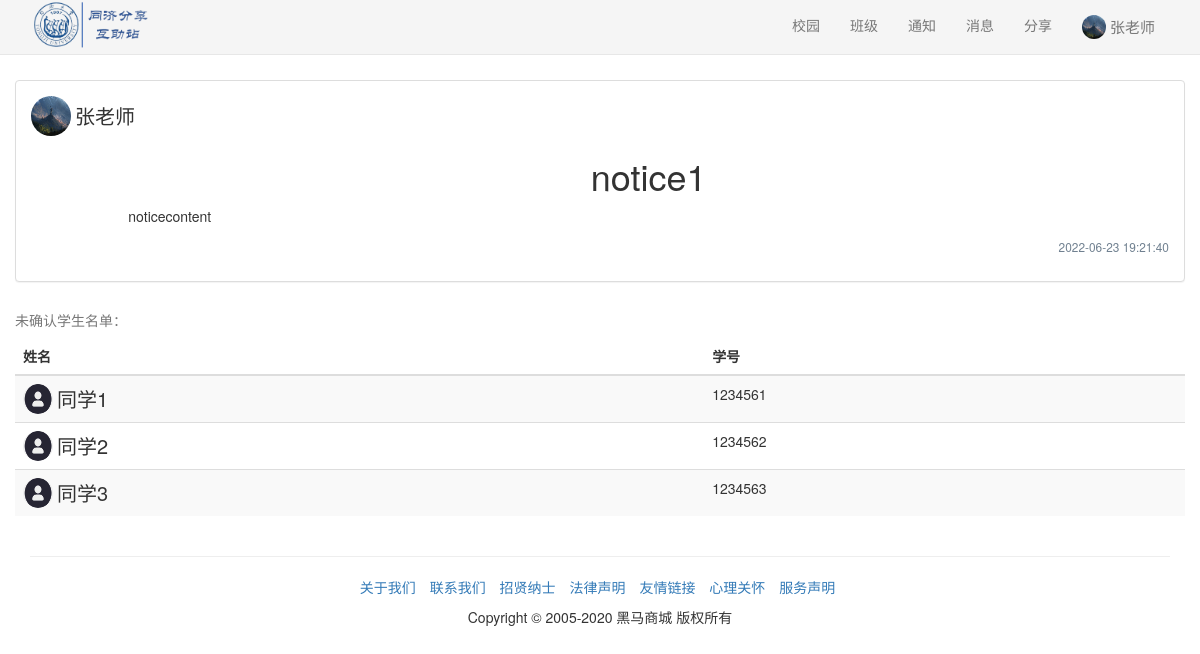
Screenshot of /myclass/1/notice/1 (signed in) with the database file from the repository.
### sql.py (models this page shows, shortened)
class User(UserMixin,db.Model):
    id = db.Column(db.Integer, primary_key=True)  # 主键，学号
    name = db.Column(db.String(20))  # 名字
    password=db.Column(db.String(128)) #密码
    intro=db.Column(db.Text)#个人介绍
    auth=db.Column(db.String(20))#权限
    dormitory=db.Column(db.String(20))#宿舍名
    class_id = db.Column(db.Integer, db.ForeignKey('class_room.id'))#对应的班级
    user_post=db.relationship('post',backref='user_post')#发的帖子
    user_post_comments = db.relationship('post_comment', backref='user_post_comments')#发的评论
    user_notice = db.relationship('notice', backref='user_post')  # 发的帖子
    user_chat_room = db.relationship("chatroom", secondary=user_room,backref=db.backref('user_create', lazy="dynamic")) # 用户对应的聊天室

class notice(db.Model):
    id=db.Column(db.Integer, primary_key=True)
    publish_user_name=db.Column(db.String(20))
    head=db.Column(db.Text)
    notice_content=db.Column(db.Text)
    publish_user_id = db.Column(db.Integer, db.ForeignKey('user.id'))
    belong_class = db.Column(db.Integer, db.ForeignKey('class_room.id'))
    create_at = db.Column(db.DateTime, default=datetime.datetime.now)
    has_received=db.Column(db.PickleType)

### apps/basic.py (the view)
@basicbp.route('/myclass/<class_id>/notice/<notice_id>', methods=['GET', 'POST'])
def show_single_notice(class_id,notice_id):
    if (current_user.is_authenticated==False):
        return redirect(url_for("basic.login"))
    notice=sql.notice.query.get(int(notice_id))
    if request.method == "POST":
        notice.has_received.append(current_user.id)
        sql.db.session.commit()
    has_not_received=[]
    classroom=sql.class_room.query.get(int(class_id))
    is_teacher=classroom.teacher_in_class==current_user.id
    if(is_teacher):
        for i in classroom.user_in_class:
            if i.id not in notice.has_received and i.id!=classroom.teacher_in_class:
                has_not_received.append(i)
    return render_template("notice.html",
                           notice=notice,
                           user_id=current_user.id,
                           user_name=current_user.name,
                           class_id=current_user.class_id,
                           is_teacher=is_teacher,
                           has_not_received=has_not_received)

### sql.py (called while the page is built)
@login_manager.user_loader
def load_user(user_id):  # 创建用户加载回调函数，接受用户 ID 作为参数
    user = User.query.get(int(user_id))  # 用 ID 作为 User 模型的 主键查询对应的用户
    return user

### apps/templates/notice.html (shortened to what this page needs)
<!DOCTYPE html>
<html lang="zh-CN">
<head>
    <link rel="stylesheet" href="{{ url_for('static', filename='css/bootstrap.min.css') }}">
    <link href="{{ url_for('static', filename='css/minecss.css') }}" rel="stylesheet">
</head>
<body>
{% include "common/header.html" %}
<br><br>
<div class="container">
    <div class="row">
        <div class="panel panel-default">
            <div class="panel-body row">
                <div class="col-md-12">
                    <img class="img-circle" style="width:40px;height:40px;"
                         src="{{url_for('static', filename='images/user/'+notice.publish_user_id|string+'/head.jpg')}}">
                    <span style="vertical-align:middle;font-size: 20px">{{notice.publish_user_name}}</span>
                </div>
                <div class="col-md-offset-1 col-md-11">
                    <h1 class="text-center">{{notice.head}}</h1>
                    <p>{{notice.notice_content}}</p>
                    <p class="pull-right" style="color:SlateGray "><small>{{notice.create_at.strftime("%Y-%m-%d
                        %H:%M:%S")}}</small></p>
                </div>
            </div>
        </div>
        {% if is_teacher %}
        <table class="table table-striped">
            <caption>未确认学生名单：</caption>
            <thead>
            <tr>
                <th>姓名</th>
                <th>学号</th>
            </tr>
            </thead>
            <tbody>
            {% for student in has_not_received %}
            <tr>
                <td>
                    <img class="img-circle" style="width:30px;height:30px;"
                         src="{{url_for('static', filename='images/user/'+student.id|string+'/head.jpg')}}"/>
                    <span style="vertical-align:middle;font-size: 20px">{{student.name}}</span>
                </td>
                <td>{{student.id}}</td>
            </tr>
            {% endfor %}
            </tbody>
        </table>
        {% endif %}
    </div>
    {% include "common/footer.html" %}
</div>
</body>
</html>

### apps/templates/common/header.html
<div>
    <nav class="navbar navbar-default navbar-static navbar-fixed-top" role="navigation" style="background:#F5F5F5">
        <div class="container">
            <div class="navbar-header">
                <img style="height:50px;overflow:hidden;"
                     src="{{ url_for('static', filename='images/img_title.png') }}"/>
            </div>
            <div class="pull-right">
                <ul class="nav navbar-nav">
                    <li><a href={{url_for("basic.main")}}>校园</a></li>
                    <li><a href={{url_for("basic.myclass")}}>班级</a></li>
                    <li><a href={{url_for("basic.mynotice")}}>通知</a></li>
                    <li><a href={{url_for("chat.allchat")}}>消息</a></li>
                    <li><a href={{url_for("basic.submitpost")}}>分享</a></li>
                    <li><a href={{url_for("basic.home",user_id=user_id)}}>
                        <img class="img-circle" style="width:24px;height:24px;"
                             src="{{url_for('static', filename='images/user/'+user_id|string+'/head.jpg')}}">
                        <span style="vertical-align:middle;font-size:15px">{{user_name}}</span>
                    </a></li>
                </ul>
            </div>
        </div>
    </nav>
</div>
<br><br>

### rows the page displays
User: id (picture), name "张老师"
notice: publish_user (picture), publish_user_name "张老师", head "notice1", notice_content "noticecontent", create_at "2022-06-23 19:21:40"
User: id (picture), name "同学1", id "1234561"
User: id (picture), name "同学2", id "1234562"
User: id (picture), name "同学3", id "1234563"
